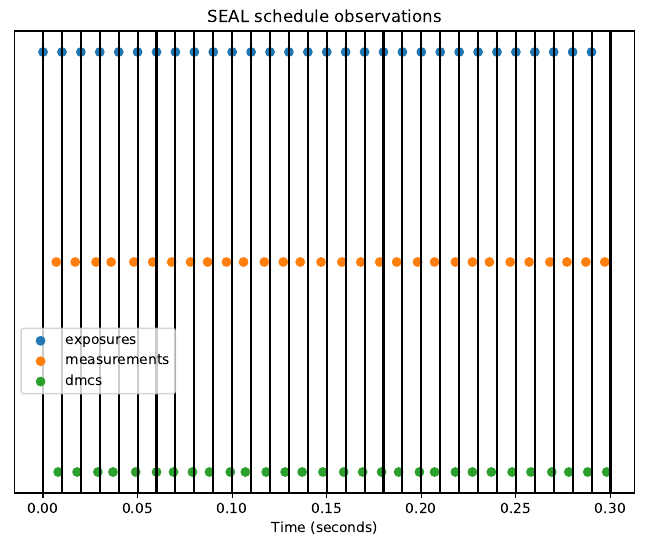

Generate this figure with Python:
import numpy as np
from matplotlib import pyplot as plt
import sys
import re
from os.path import join

fs = 100

def stamp_to_seconds(t):
    h, m, s, ms = [int(x) for x in re.search("(\d+):(\d+):(\d+),(\d+)", t).groups()]
    return 3600 * h + 60 * m + s + 0.001 * ms

good_runs = ["07_02_14", "07_04_45", "08_11_19", "08_11_46"]

exposures = []
measures = []
dmcs = []

total_nframes = 0
for fname in good_runs:
    with open(join("..", "data", "log", f"log_13_11_2021_{fname}.log")) as file:
        final_frame = np.inf
        for line in file:
            time = re.search("\d+:\d+:\d+,\d+", line)[0]
            seconds = stamp_to_seconds(time)
            event = re.search("INFO \| (.+)", line)[1]
            if not any([event.startswith(x) for x in ["Exposure", "Measurement", "DMC"]]):
                continue
            frame_num = re.search("\d+", event)
            if frame_num:
                frame_num = int(frame_num[0])
            if event.startswith("Exposure"):
                exposures.append(seconds)
            elif event.startswith("Measurement"):
                measures.append(seconds)
            elif event.startswith("DMC"):
                dmcs.append(seconds)
                final_frame = frame_num
        total_nframes += final_frame
        exposures = exposures[:total_nframes]
        measures = measures[:total_nframes]
        dmcs = dmcs[:total_nframes]

t0 = exposures[0]
exposures = np.array(exposures) - t0
measures = np.array(measures) - t0
dmcs = np.array(dmcs) - t0

nstart = 1200
npoints = 30
tstart = exposures[nstart]
plt.figure(figsize=(8,6))
plt.scatter(exposures[nstart:nstart+npoints]-tstart, 1.5*np.ones_like(exposures[nstart:nstart+npoints]), label="exposures")
plt.scatter(measures[nstart:nstart+npoints]-tstart, np.ones_like(measures[nstart:nstart+npoints]), label="measurements")
plt.scatter(dmcs[nstart:nstart+npoints]-tstart, 0.5*np.ones_like(dmcs[nstart:nstart+npoints]), label="dmcs")
min_time = exposures[nstart]
max_time = dmcs[nstart+npoints-1]
for v in np.arange(exposures[nstart], exposures[nstart+npoints]+0.01, 0.01):
    plt.axvline(v-tstart, color='k')
plt.title("SEAL schedule observations")
plt.xlabel("Time (seconds)")
plt.yticks([])
plt.legend(bbox_to_anchor=(0.27, 0.2))
plt.savefig("seal_schedule.pdf", bbox_inches="tight")